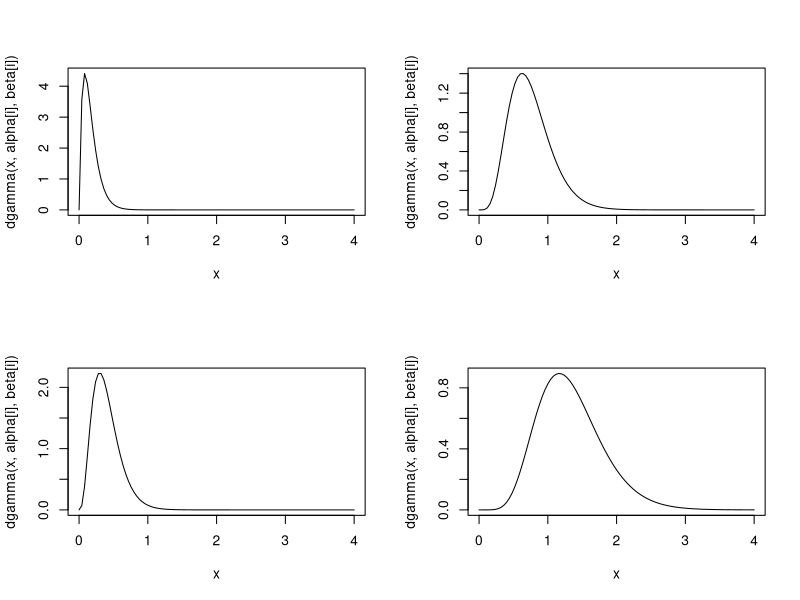
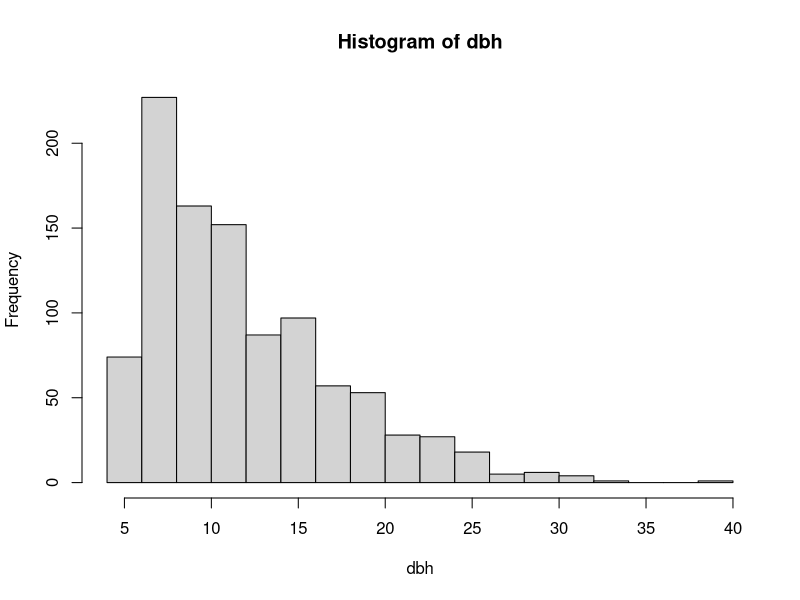
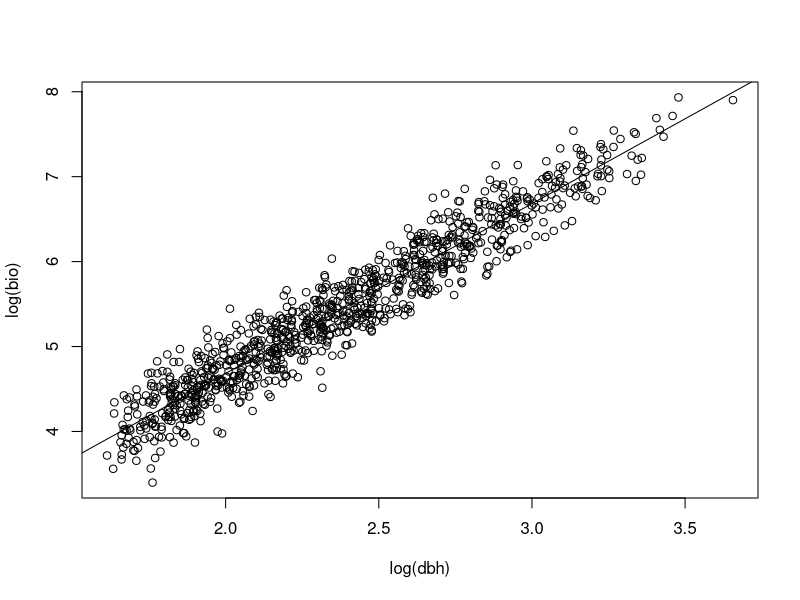
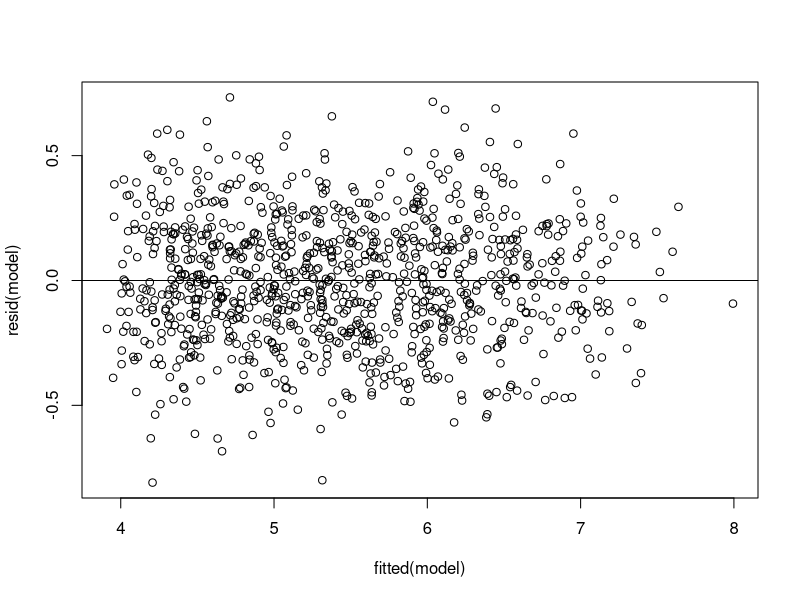
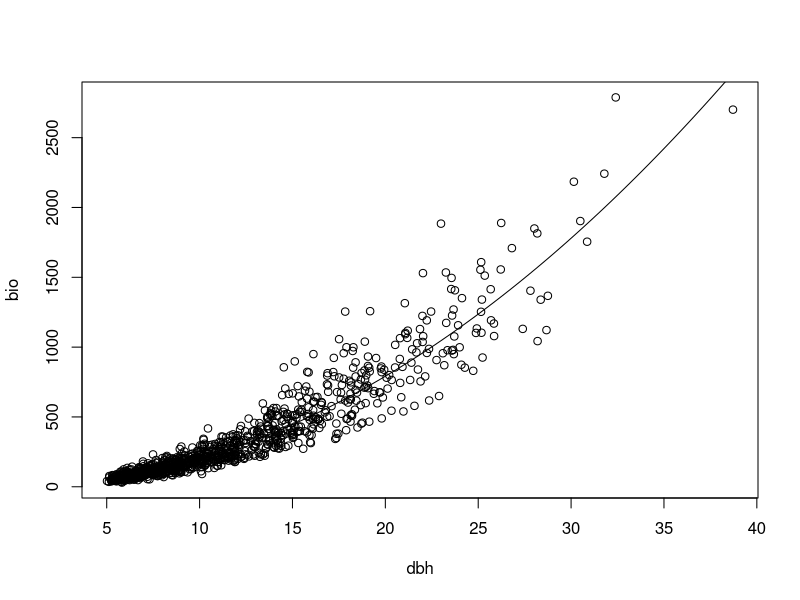
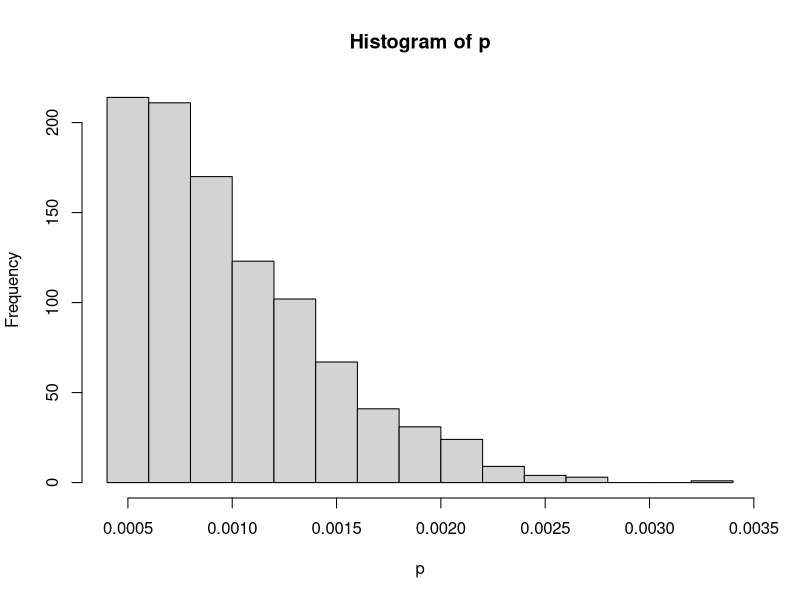
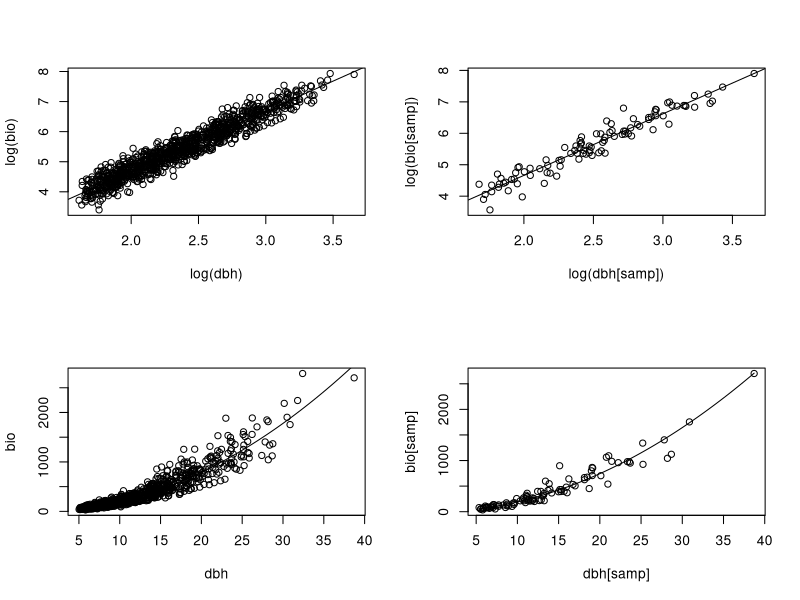
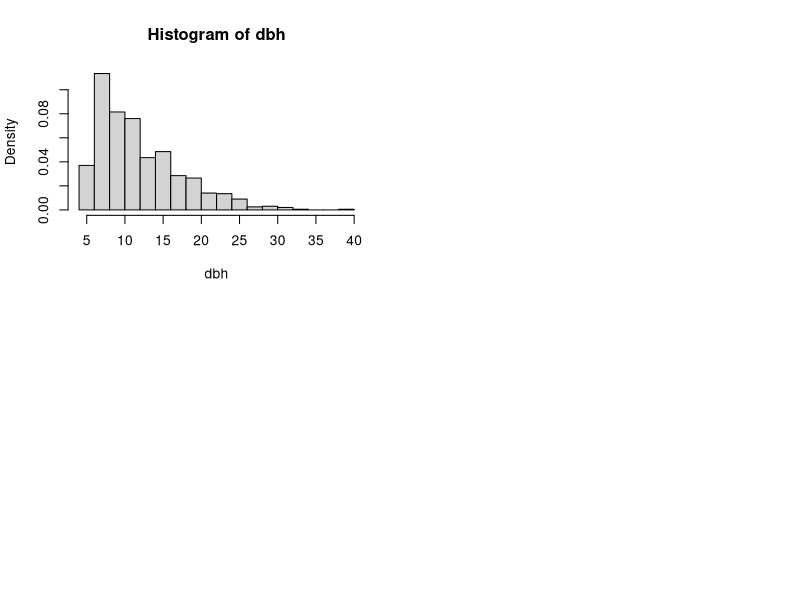

Generate these figures, in order, with R: (Note: a time limit stopped this script after it produced the figures.)
##
## Sequential PPS sampling design simulation
##

##
## Simulate dbh
##

N <- 1000
n <- 100
#alpha <- 2
#beta <- 6
#curve(dgamma(x, alpha, beta))
#dbh <- rgamma(N, alpha, beta)
#dbh <- runif(N)
alpha <- c(2, 4, 6, 8) 
beta <- c(12, 10, 8, 6)
layout(matrix(1:4, 2, 2))
for(i in 1:4){
	curve(dgamma(x, alpha[i], beta[i]), from = 0, to = 4)
}
samp.density <- sample(1:4, N, replace = TRUE)
dbh <- 5 + 10 * rgamma(N, alpha[samp.density], beta[samp.density])
par(mfrow = c(1, 1))
hist(dbh, breaks = 20)
truth.dbh <- 1 / N * sum(dbh)
truth.dbh

##
## Simulate Biomass
##

a <- 2
b <- 2
s2 <- 1 / 4
epsilon <- rnorm(N, 0, s2)
bio <- a * dbh ^ b * exp(epsilon)
bio[bio < 0]
plot(log(bio) ~ log(dbh))
model <- lm(log(bio) ~ log(dbh))
abline(model)
plot(resid(model) ~ fitted(model))
abline(h=0)
plot(bio ~ dbh)
curve(exp(model$coeff[1]) * x^model$coeff[2], add = TRUE)

truth.bio <- mean(bio)

##
## True PPS sampling design
##

p <- dbh / sum(dbh)
hist(p)

samp <- sample(1:N, n, prob = p)
estimate.dbh <- 1 / N * sum(1 / n * dbh[samp] / p[samp])
estimate.bio <- 1 / N * sum(1 / n * bio[samp] / p[samp])

truth.dbh - estimate.dbh
truth.bio - estimate.bio

##
## Compare True allometric relationship to pps allometric relationship
##

model.pps <- lm(log(bio[samp]) ~ log(dbh[samp]))
model
model.pps

layout(matrix(1:4, 2))
plot(log(bio) ~ log(dbh))
abline(model)
plot(bio ~ dbh)
curve(exp(model$coeff[1]) * x^model$coeff[2], add = TRUE)
plot(log(bio[samp]) ~ log(dbh[samp]))
abline(model.pps)
plot(bio[samp] ~ dbh[samp])
curve(exp(model.pps$coeff[1]) * x^model.pps$coeff[2], add = TRUE)


##
## Estimate Bias from pps sampling
##
iter <- 100
coefs <- matrix(nrow = iter, ncol = 2)
for(j in 1:iter){
	samp <-  sample(1:N, n, prob = p)
	model.pps <- lm(log(bio[samp]) ~ log(dbh[samp]))
	coefs[j, ] <- model.pps$coef
}

apply(coefs, 2, mean)
c(log(a), b) 
## Seems to be unbiasedly estimating the regression parameters

##
## Sequential PPS design
##

##
## Sample the first element (x1) with probability 1
## Sample the second element (x2) with probability 1 if x2 > x1
##                                                 1/2 if x2 <= x1  
##
## Sample the third element (x3) with probability 1 if x3 > x1 & x2
##                                                2/3 if x3 > x1 & x3 < x2 
##                                                2/3 if x3 > x2 & x3 < x1
##                                                1/3 if x3 < x1 & x2
##
## And so on
##

##
## Testing the behavior of the probability of being sampled pi_i for one population
##

#dbh <- runif(N)
#alpha <- 2
#beta <- 6

hist(dbh, freq = FALSE, breaks = 20)
#curve(dgamma(x, alpha, beta))

iter <- 10000
est.mn.dbh <- vector(length = iter)
est.var.dbh <- vector(length = iter)
est.mn.bio <- vector(length = iter)
est.var.bio <- vector(length = iter)
bio.fit <- vector(mode = 'list', length = iter)
bio.fit.weight <- vector(mode = 'list', length = iter)
bio.fit.srs <- vector(mode = 'list', length = iter)
pi.save <- rep(0, length = N)
n.save <- vector(length = iter)
s2.core <- 1/8 # Sampling error from coring tree
coefs <- matrix(nrow = iter, ncol = 2)

for(i in 1:iter){
	if(i %% 100 == 0){
		cat(i, ' ')
	}
	p <- vector(length = N)
	samp.srs <- sample(1:N, n) #SRS sampling for comparison
	samp <- sample(1:N)
	dbh.samp <- dbh[samp]
	bio.samp <- bio[samp]
	for(k in 1:N){
		x <- dbh.samp[1:k]
		fn <- ecdf(x)
		p[k] <- fn(x)[k]
	}
#	p <- p * 2 * n / N #potential sample size adjustment
	samples <- rbinom(N, 1, p)
	dbh.pps <- dbh.samp[which(samples == 1)]
	error <- rnorm(N, 0, s2.core)
	bio.pps <- (bio.samp*exp(error))[which(samples == 1)] #exponential error due to measurement error sampling the cores, not sampling design
	
	n.save[i] <- sum(samples)
	probs <- p[which(samples == 1)]
	p[samp] <- p
	pi.save <- pi.save + 1 / iter * p
	est.mn.dbh[i] <- 1 / N * sum(dbh.pps / probs) # check these
	est.var.dbh[i] <- (1 / N) * var(dbh.pps / probs)
	est.mn.bio[i] <- 1 / N * sum(bio.pps / probs) # check these
	est.var.bio[i] <- (1 / N) * var(bio.pps / probs)
	model.pps <- lm(log(bio.pps) ~ log(dbh.pps))
	coefs[i, ] <- model.pps$coef
	bio.fit[[i]] <- exp(model.pps$coef[1]) * dbh^model.pps$coef[2]  
	model.srs <- lm(log((bio*exp(error))[samp.srs]) ~ log(dbh[samp.srs]))
	bio.fit.srs[[i]] <- exp(model.srs$coef[1]) * dbh^model.srs$coef[2]  
	model.pps.weight <- lm(log(bio.pps) ~ log(dbh.pps), weights = 1 / fn(dbh.pps))
	bio.fit.weight[[i]] <- exp(model.pps.weight$coef[1]) * dbh^model.pps.weight$coef[2]  
}

#load("pps.test.RData")

apply(coefs, 2, mean) ## Looks pretty unbiased to me
c(log(a), b) 


mean(est.mn.dbh)
var(est.mn.dbh)
mean(est.var.dbh)
mean(dbh)
var(dbh) / N^2
mean(n.save)


## Plots suggest CLT behavior
layout(matrix(c(1:4), nrow = 2))
hist(est.mn.dbh, freq = FALSE, breaks = 20)
curve(dnorm(x, mean(est.mn.dbh), sqrt(N*mean(est.var.dbh))), add = TRUE)  
## Density function for dbh
#curve((1/4 * dbeta(x, alpha[1], beta[1]) + 1/4 * dbeta(x, alpha[2], beta[2]) + 1/4 * dbeta(x, alpha[3], beta[3]) + 1/4 * dbeta(x, alpha[4], beta[4])), ylab = "")  
hist(est.mn.bio, freq = FALSE, breaks = 20)
curve(dnorm(x, mean(est.mn.bio), sqrt(N*var(est.var.bio))), add = TRUE)
hist(n.save) # mean is about 1/2 number of trees N for this distribution
cdffn <- ecdf(dbh)
#hist(pi.save - 2 * n / N * cdffn(dbh) - 1/N, breaks = 20) # Not the same as pps sampling # controlling sample size
#mean(pi.save - 2 * n / N * cdffn(dbh)- 1/N) # controlling sample size

hist(pi.save - cdffn(dbh)); abline(v = 0, lwd = 8)
mean(pi.save - cdffn(dbh))
MSPE.srs <- vector(length = iter)
MSPE.pps <- vector(length = iter)
MSPE.pps.weight <- vector(length = iter)
for(i in 1:iter){
	MSPE.srs[i] <- mean((bio.fit.srs[[i]] - bio)^2)
	MSPE.pps[i] <- mean((bio.fit[[i]] - bio)^2)
	MSPE.pps.weight[i] <- mean((bio.fit.weight[[i]] - bio)^2)
}

mean(MSPE.srs)
mean(MSPE.pps)
mean(MSPE.pps.weight)


##
##
##


##
## Informative sampling test idea
##
model.no.informative <- lm(log(bio.pps) ~ log(dbh.pps))
model.informative <- lm(log(bio.pps) ~ log(dbh.pps) + 1 / fn(dbh.pps) + log(dbh.pps) * 1 / fn(dbh.pps))
anova(model.no.informative, model.informative)




#save.image(file = "pps.test.RData")

hist(pi.save - 2 * n / N * cdffn(dbh), freq = FALSE)
lines(density(pi.save - 2 * n / N * cdffn(dbh)))
